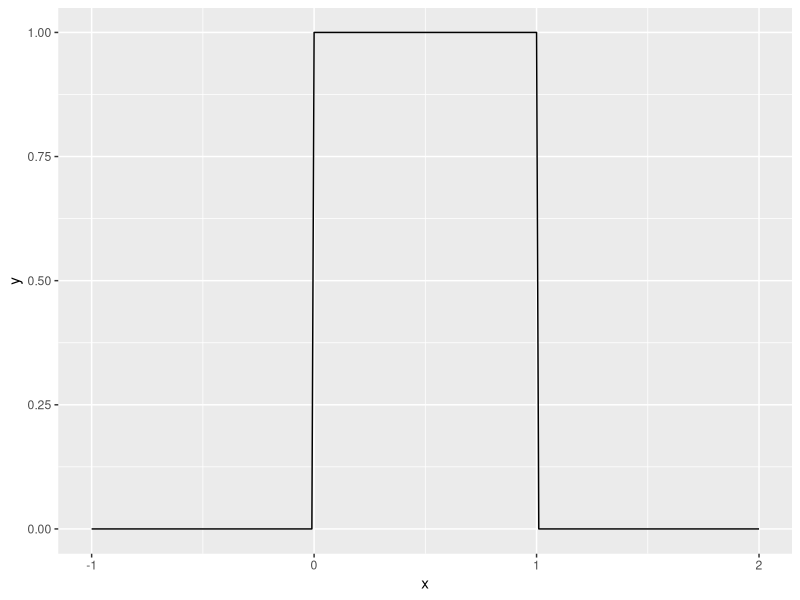
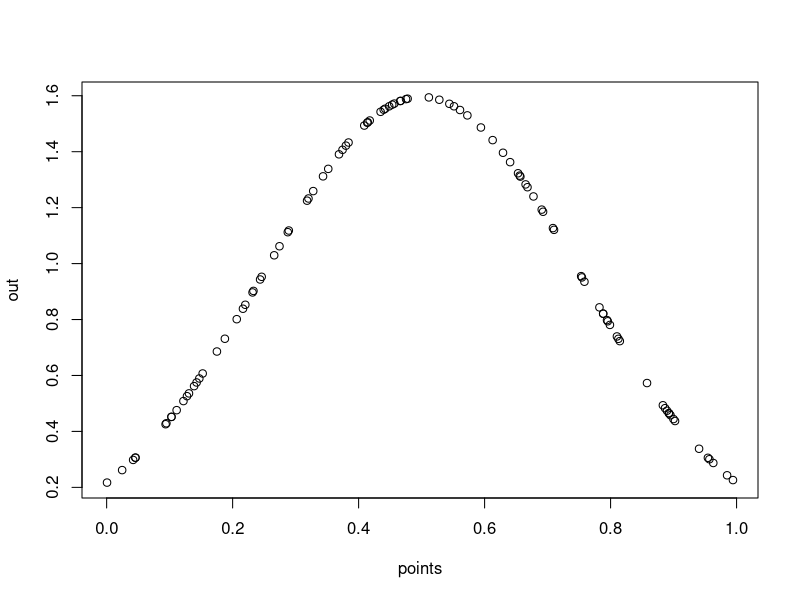
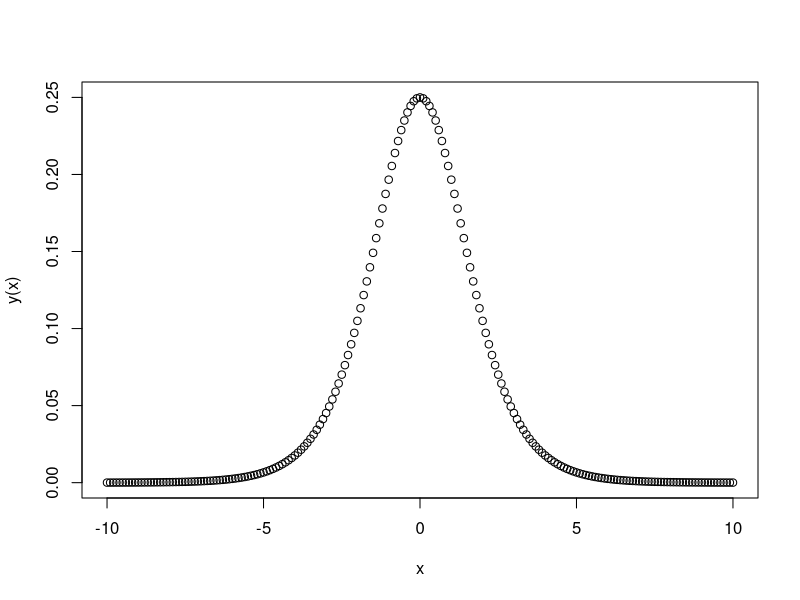
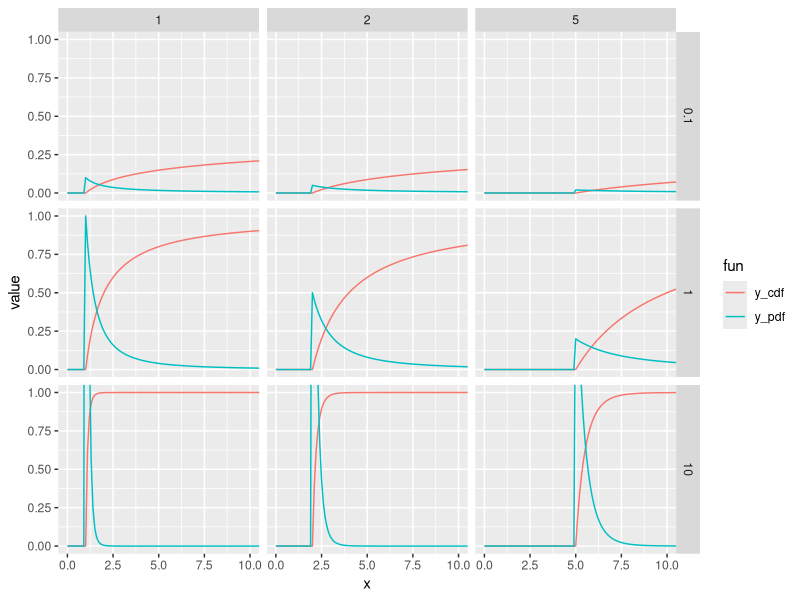
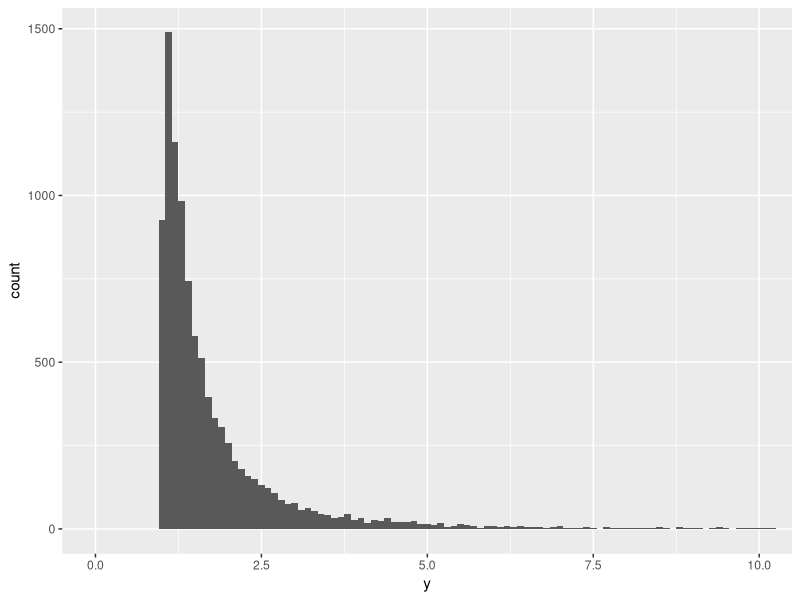
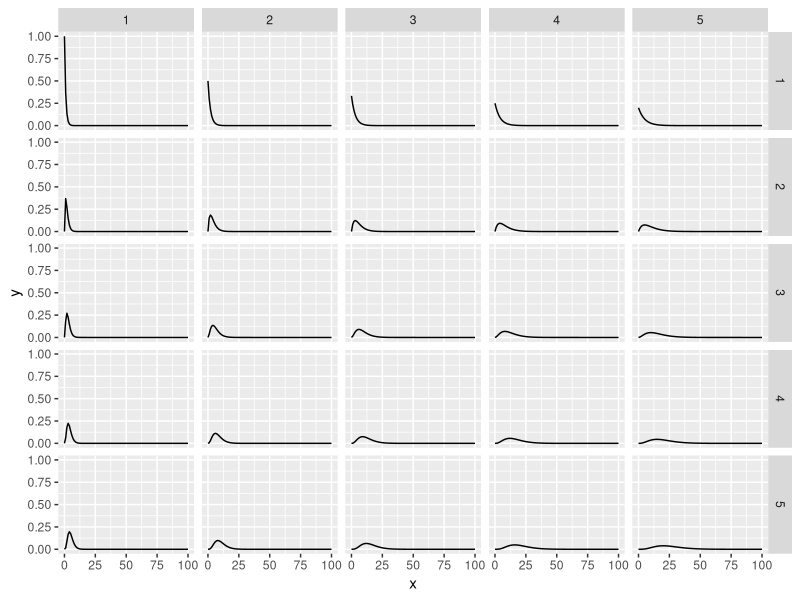
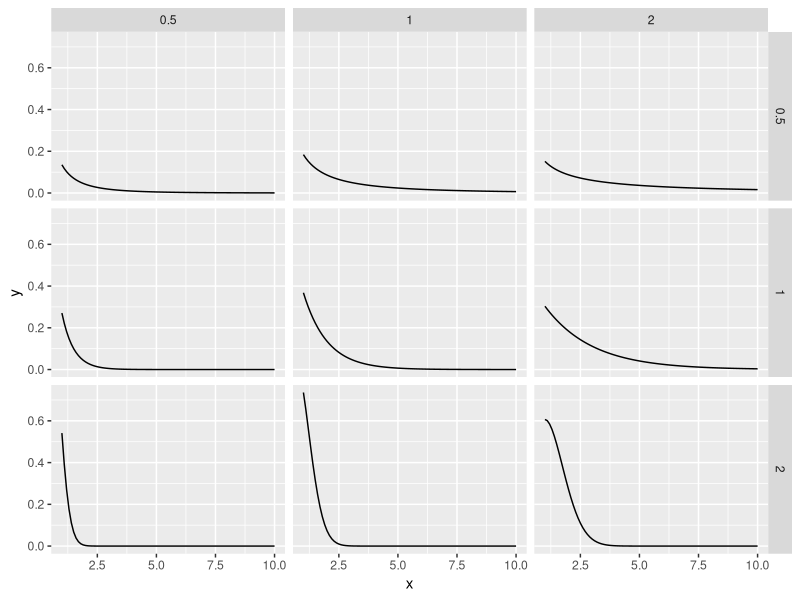
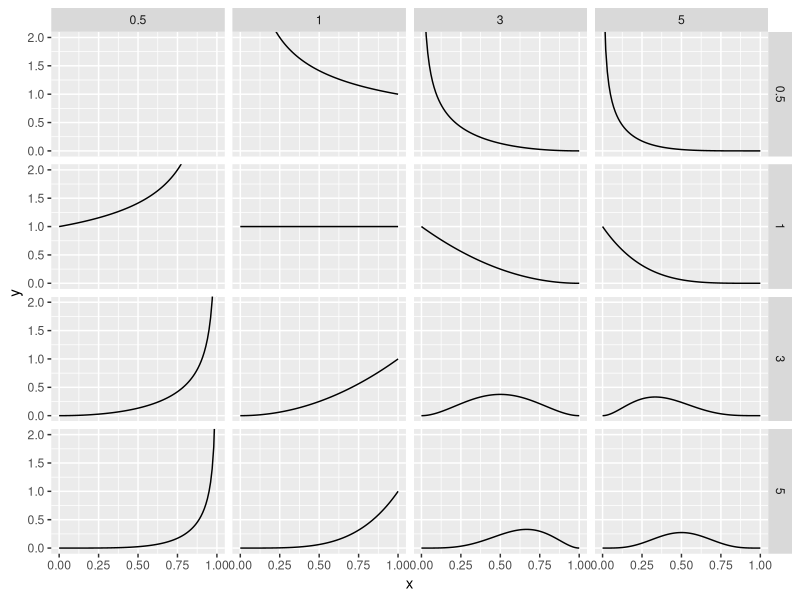

The R script that drew these images, in order:
## ---- chunk 1
knitr::opts_chunk$set(echo = TRUE)
library(tidyverse)
## ---- chunk 2
dat <- tibble(x = seq(-1, 2, by = 0.01),
              y = dunif(x))
ggplot(dat, aes(x = x, y = y)) + geom_line()
## ---- chunk 3
punif(0.7) - punif(0.1)
## ---- chunk 4
set.seed(123)
n <- 100
points <- runif(100, min = 0, max = 1)
## ---- chunk 5
set.seed(123)
n <- 100
points <- runif(100, min = 0, max = 1)
out <- dnorm(points, mean = .5, sd = 0.25)
plot(points, out)
## ---- chunk 6
x <- seq(-10, 10, by = 0.1)
y <- function(x){
  exp(-x)/((1+exp(-x))^2)
}

plot(x, y(x))
## ---- chunk 7

make_pareto_cdf <- function(x, x0, a) {
  if (x < x0) {
    0
  }
  else {
    1 - (x0/x)^a
  }
}

make_pareto_pdf <- function(x, x0, a) {
  if (x < x0) {
    0
  }
  else {
    a*x0^a/x^(a+1)
  }
}

pareto <- expand_grid(x = seq(0,110, 0.1), x0 = c(1, 2, 5), a = c(0.1, 1, 10)) %>% 
  mutate(y_cdf = unlist(pmap(list(x, x0, a), make_pareto_cdf)),
         y_pdf = unlist(pmap(list(x, x0, a), make_pareto_pdf))) %>% 
  pivot_longer(cols = c(y_cdf, y_pdf), names_to = "fun")

ggplot(pareto, aes(x = x, y = value, color = fun)) + geom_line() + facet_grid(a~x0) + coord_cartesian(ylim = c(0, 1), xlim = c(0, 10))

## ---- chunk 8
x <- runif(10000)
y <- function(x, x0, a){
  (x0/(1-x))^(1/a)
}

pareto <- tibble(x, y = y(x, 1, 2))


ggplot(pareto, aes(x = y)) + geom_histogram(binwidth = .1) + coord_cartesian(xlim = c(0, 10))

## ---- chunk 9
tib <- expand_grid(a = c(1:5), b = c(1:5), x = 0:100) %>% 
  mutate(y = (x^(a-1)*exp(-x/b))/(b^a*factorial(a-1)))

ggplot(tib, aes(x = x, y = y)) + geom_line() + facet_grid(a~b)
## ---- chunk 10
tib <- expand_grid(x = seq(1, 10, by = 0.1), g = c(0.5, 1, 2), b = c(0.5, 1, 2)) %>% 
  mutate(y = (g/b)*x^(g-1)*exp((-x^g)/b))

ggplot(tib, aes(x = x, y = y)) + geom_line() + facet_grid(g~b)
## ---- chunk 11
tib <- expand_grid(x = seq(0, 1, by = 0.01), a = c(0.5, 1, 3, 5), b = c(0.5, 1, 3, 5)) %>% 
  mutate(beta = factorial(a-1)*factorial(b-1)/factorial(a + b - 2),
         y = (1/beta)*x^(a-1)*(1-x)^(b-1))

ggplot(tib, aes(x = x, y = y)) + geom_line() + facet_grid(a~b) + coord_cartesian(ylim = c(0, 2))
